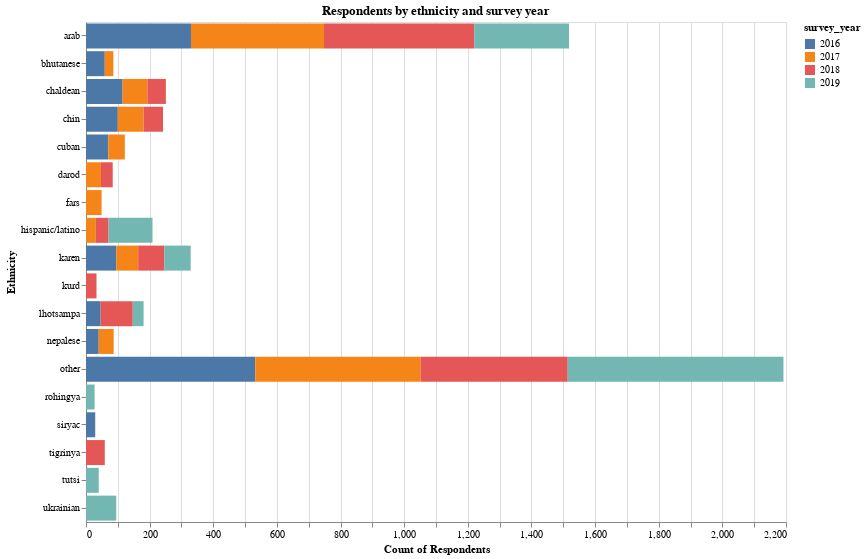

Notebook cell for this chart:
### Markdown cell above
There is a wide array of countries represented in our dataset, but the representation for each country is no where near flat, with Iraq having by far the most respondents. By year many of the countries have had consistent representation, but for a few countries like El Salvador and Ukraine, the number of respondents have been increasing in recent years.

### Code cell
# Count of country representation (breakdown by year)
eth_yr = (
    df.groupby(by=["qn1i", "survey_year"])
    .agg(Count=("t_resettlement", "size"))
    .reset_index()
)

# Create horizontal bar graph for each ethnicity, broken down by year of survey
alt.Chart(eth_yr).mark_bar().encode(
    x=alt.X("Count:Q", title="Count of Respondents"),
    y=alt.Y("qn1i:N", title="Ethnicity"),
    color="survey_year:N",
).properties(width=700, height=500, title="Respondents by ethnicity and survey year")

### Figure 1 — Vega-Lite specification as saved in the notebook (floating-point values rounded to 4 significant figures)
{"config": {"view": {"continuousWidth": 300, "continuousHeight": 300}}, "data": {"name": "data-3c16ab85ceba6559d759ca782d35f61d"}, "mark": {"type": "bar"}, "encoding": {"color": {"field": "survey_year", "type": "nominal"}, "x": {"field": "Count", "title": "Count of Respondents", "type": "quantitative"}, "y": {"field": "qn1i", "title": "Ethnicity", "type": "nominal"}}, "height": 500, "title": "Respondents by ethnicity and survey year", "width": 700, "$schema": "https://vega.github.io/schema/vega-lite/v5.16.3.json", "datasets": {"data-3c16ab85ceba6559d759ca782d35f61d": [{"qn1i": "arab", "survey_year": 2016, "Count": 330}, {"qn1i": "arab", "survey_year": 2017, "Count": 418}, {"qn1i": "arab", "survey_year": 2018, "Count": 472}, {"qn1i": "arab", "survey_year": 2019, "Count": 298}, {"qn1i": "bhutanese", "survey_year": 2016, "Count": 59}, {"qn1i": "bhutanese", "survey_year": 2017, "Count": 27}, {"qn1i": "chaldean", "survey_year": 2016, "Count": 115}, {"qn1i": "chaldean", "survey_year": 2017, "Count": 78}, {"qn1i": "chaldean", "survey_year": 2018, "Count": 58}, {"qn1i": "chin", "survey_year": 2016, "Count": 100}, {"qn1i": "chin", "survey_year": 2017, "Count": 81}, {"qn1i": "chin", "survey_year": 2018, "Count": 61}, {"qn1i": "cuban", "survey_year": 2016, "Count": 70}, {"qn1i": "cuban", "survey_year": 2017, "Count": 52}, {"qn1i": "darod", "survey_year": 2017, "Count": 47}, {"qn1i": "darod", "survey_year": 2018, "Count": 37}, {"qn1i": "fars", "survey_year": 2017, "Count": 49}, {"qn1i": "hispanic/latino", "survey_year": 2017, "Count": 31}, {"qn1i": "hispanic/latino", "survey_year": 2018, "Count": 40}, {"qn1i": "hispanic/latino", "survey_year": 2019, "Count": 138}, {"qn1i": "karen", "survey_year": 2016, "Count": 95}, {"qn1i": "karen", "survey_year": 2017, "Count": 69}, {"qn1i": "karen", "survey_year": 2018, "Count": 82}, {"qn1i": "karen", "survey_year": 2019, "Count": 83}, {"qn1i": "kurd", "survey_year": 2018, "Count": 33}, {"qn1i": "lhotsampa", "survey_year": 2016, "Count": 46}, {"qn1i": "lhotsampa", "survey_year": 2018, "Count": 101}, {"qn1i": "lhotsampa", "survey_year": 2019, "Count": 34}, {"qn1i": "nepalese", "survey_year": 2016, "Count": 40}, {"qn1i": "nepalese", "survey_year": 2017, "Count": 47}, {"qn1i": "other", "survey_year": 2016, "Count": 532}, {"qn1i": "other", "survey_year": 2017, "Count": 520}, {"qn1i": "other", "survey_year": 2018, "Count": 462}, {"qn1i": "other", "survey_year": 2019, "Count": 678}, {"qn1i": "rohingya", "survey_year": 2019, "Count": 27}, {"qn1i": "siryac", "survey_year": 2016, "Count": 29}, {"qn1i": "tigrinya", "survey_year": 2018, "Count": 59}, {"qn1i": "tutsi", "survey_year": 2019, "Count": 40}, {"qn1i": "ukrainian", "survey_year": 2019, "Count": 95}]}}
